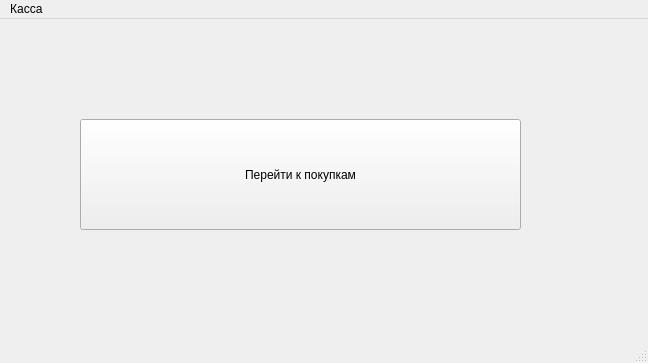
<?xml version="1.0" encoding="UTF-8"?>
<ui version="4.0">
 <class>Cassa</class>
 <widget class="QMainWindow" name="Cassa">
  <property name="enabled">
   <bool>true</bool>
  </property>
  <property name="geometry">
   <rect>
    <x>0</x>
    <y>0</y>
    <width>648</width>
    <height>363</height>
   </rect>
  </property>
  <property name="windowTitle">
   <string>Касса</string>
  </property>
  <widget class="QWidget" name="centralwidget">
   <widget class="QPushButton" name="pushButton">
    <property name="geometry">
     <rect>
      <x>80</x>
      <y>100</y>
      <width>441</width>
      <height>111</height>
     </rect>
    </property>
    <property name="text">
     <string>Перейти к покупкам</string>
    </property>
   </widget>
  </widget>
  <widget class="QMenuBar" name="menubar">
   <property name="geometry">
    <rect>
     <x>0</x>
     <y>0</y>
     <width>648</width>
     <height>23</height>
    </rect>
   </property>
   <widget class="QMenu" name="menu">
    <property name="title">
     <string>Касса </string>
    </property>
   </widget>
   <addaction name="menu"/>
  </widget>
  <widget class="QStatusBar" name="statusbar"/>
 </widget>
 <resources/>
 <connections>
  <connection>
   <sender>pushButton</sender>
   <signal>clicked()</signal>
   <receiver>Cassa</receiver>
   <slot>close()</slot>
   <hints>
    <hint type="sourcelabel">
     <x>353</x>
     <y>174</y>
    </hint>
    <hint type="destinationlabel">
     <x>360</x>
     <y>209</y>
    </hint>
   </hints>
  </connection>
 </connections>
</ui>
